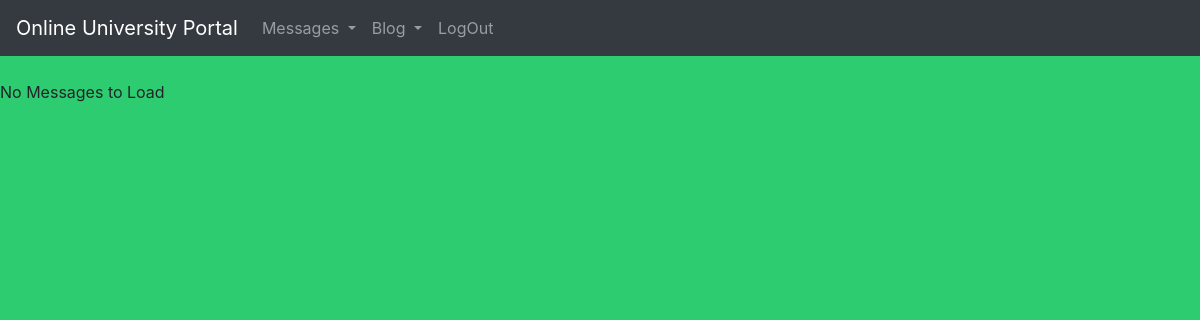
The page /viewMsgsFaculty.php (signed in) on the database as committed earlier.
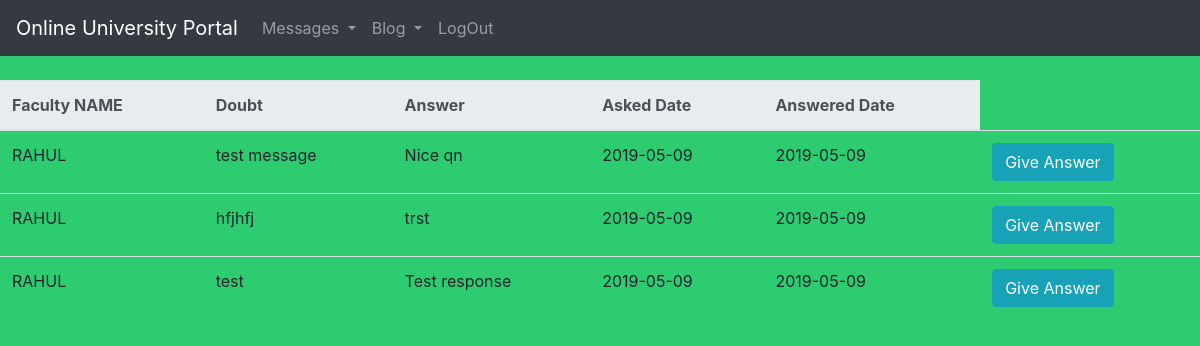
The same page on the database as committed later.
### tables this page shows
CREATE TABLE `Communication` (
  `id` int(11) NOT NULL,
  `S_Id` int(11) NOT NULL,
  `F_Id` int(11) NOT NULL,
  `S_Msg` varchar(33) NOT NULL,
  `F_Msg` varchar(500) NOT NULL,
  `S_Date` date NOT NULL,
  `F_Date` date NOT NULL
);

CREATE TABLE `faculty` (
  `id` int(11) NOT NULL,
  `name` varchar(11) NOT NULL,
  `dept` varchar(88) NOT NULL,
  `college` varchar(55) NOT NULL,
  `unvsty` varchar(33) NOT NULL,
  `mainsub` varchar(99) NOT NULL,
  `uname` varchar(55) NOT NULL,
  `pswd` varchar(33) NOT NULL
);

### viewMsgsFaculty.php (the view, shortened to what this page needs)
<?php
include './facNavbar.php';
?>
<?php
include './dbcon.php';
echo "<br>";
    $studId=  $_SESSION["facId"];
$sql = "SELECT   c.id,f.name,`S_Msg`, `F_Msg`, `S_Date`, `F_Date` FROM `Communication` c JOIN faculty f ON f.id=c.`F_Id` WHERE c.`F_Id`=$studId";
$result = $conn->query($sql);
if ($result->num_rows > 0) {
    echo " <table class='table'>    <thead class='thead-light'>
    <tr> <th> Faculty NAME </th> <th> Doubt </th><th> Answer </th><th> Asked Date </th> <th> Answered Date </th> </tr>
    </thead>
    ";
    while($row = $result->fetch_assoc()) {
$id= $row["id"];
$name= $row["name"];
$S_Msg= $row["S_Msg"];
$F_Msg= $row["F_Msg"];
$S_Date= $row["S_Date"];
$F_Date= $row["F_Date"];
echo " <tr> <td>$name </td> <td>$S_Msg </td><td>$F_Msg </td><td>$S_Date </td> <td>$F_Date </td> <td> <a href='giveanswer.php?qid=$id&dbt=$S_Msg' class='btn btn-info'> Give Answer </button> </td> </tr>
";
    }
    echo " </table>";
} else {
    echo "No Messages to Load";
}
?>
</body>
</html>

Rows that differ between the two databases and show on the page:
added communication: faculty.name "RAHUL", S_Msg "test message", F_Msg "Nice qn", S_Date "2019-05-09", F_Date "2019-05-09"
added communication: faculty.name "RAHUL", S_Msg "hfjhfj", F_Msg "trst", S_Date "2019-05-09", F_Date "2019-05-09"
added communication: faculty.name "RAHUL", S_Msg "test", F_Msg "Test response", S_Date "2019-05-09", F_Date "2019-05-09"
Other text that changed with them:
text no longer shown: "No Messages to Load"
text now shown: "Faculty NAME Doubt Answer Asked Date Answered Date"
